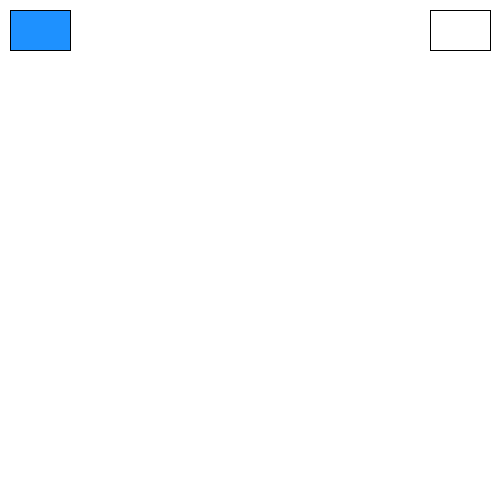
Frame 1 (no input)
Frame 60 (the mouse pressed at the canvas centre just before this capture): identical to frame 1, image omitted
Frame 120 (the mouse held since frame 60 and released just before this capture): identical to frame 1, image omitted

The Processing sketch that drew this single still picture (run headless with seeded random() and noise(); from frame 60 on, the mouse is pressed at the canvas centre):

// Processing sketch: twoButtonsSolution
// ── twoButtonsSolution.pde
int DIA = 30;
int buttonWidth = 60;
int buttonHeight = 40;
int offset = 10; // number of pixels between border and button

boolean blue = true;

void setup() {
  size(500, 500);
  background(255);
}

void draw() {
  //draw colour changebutton
  if (blue) {
    fill(30, 145, 255);
  } else {
    fill(255, 140, 0);
  }
  rect(offset, offset, buttonWidth, buttonHeight);

  // draw clear button
  fill(255);
  rect(width - (offset + buttonWidth), offset, buttonWidth, buttonHeight);
}

void mouseClicked() {
  if (mouseX > offset && mouseX < offset + buttonWidth 
    && mouseY > offset && mouseY < offset + buttonHeight) { // colour change button pressed
    blue = !blue;
  } else if (mouseX > width - (offset + buttonWidth) && mouseX < width - offset 
    && mouseY > offset && mouseY < offset + buttonHeight) { // clear button pressed
    background(255);
  } else {
    // draw circle
    if (blue) {
      fill(30, 145, 255);
    } else {
      fill(255, 140, 0);
    }
    ellipse(mouseX, mouseY, DIA, DIA);
  }
}
